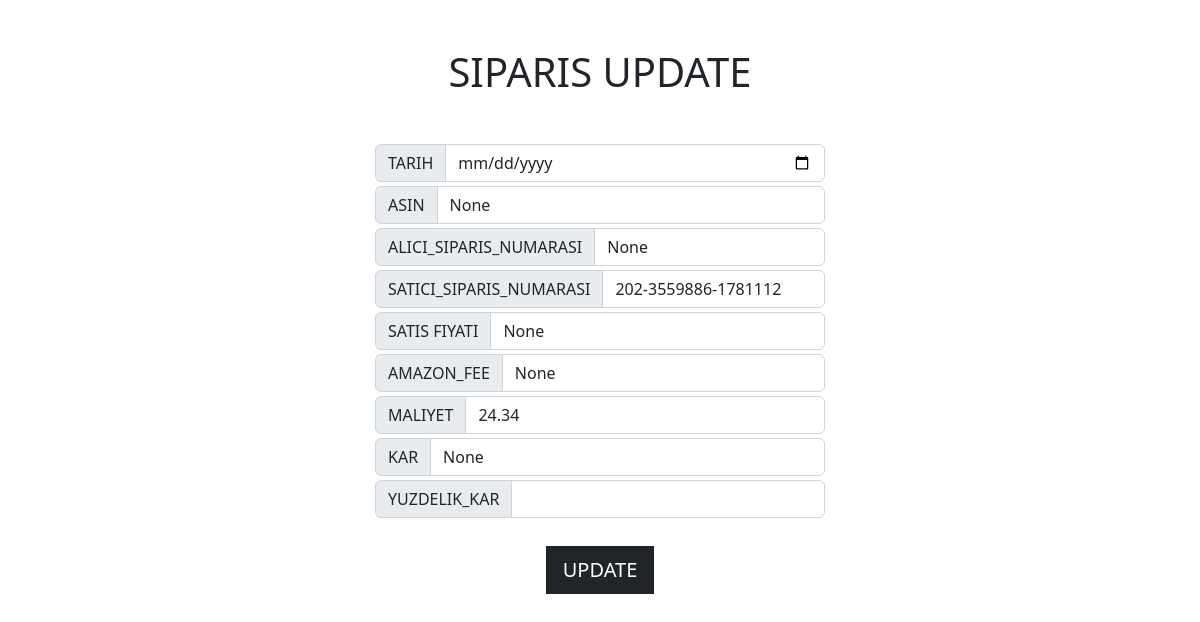
Before: /muhasebe/3 with the older database file.
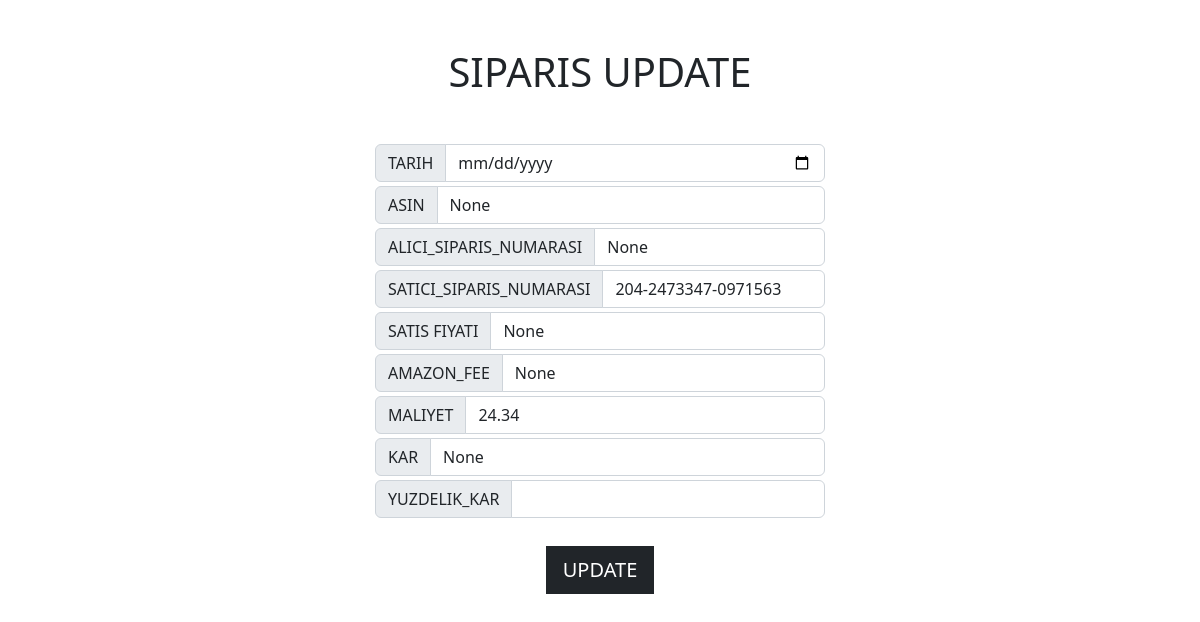
After: the same page with the newer database file.
### main/models.py (models this page shows, shortened)
class Data(models.Model):
    uuid = models.UUIDField( unique=True, editable=False , null=True , blank = True)
    KULLANICI = models.ForeignKey(User , blank=True , null=True , on_delete = models.CASCADE)
    TARIH = models.DateField(null=True , blank=True)
    ASIN = models.CharField(max_length=100 , null=True ,  blank=True)
    ALICI_SIPARIS_NUMARASI = models.CharField(max_length=100 , null=True,  blank=True)
    SATICI_SIPARIS_NUMARASI = models.CharField(max_length=100,null=True, blank=True)
    SATIS_FIYATI = models.FloatField(blank=True , null=True)
    AMAZON_FEE = models.FloatField(blank=True ,null=True)
    MALIYET = models.FloatField(blank=True , null=True)
    DEPO_MALIYET = models.FloatField(blank=True , null=True)
    KAR = models.FloatField(blank=True , null=True)
    YUZDELIK_KAR = models.FloatField(blank=True , null=True)

### main/views.py (the view)
# urls.py: path("muhasebe/<int:id>" , muhasebe_update),
def muhasebe_update(request , id):
    siparis = Data.objects.get(id=id)
    '''
    TODO
    FORM UPDATE VIEWS
    '''
    data = {
        'siparis' : siparis
    }
    return render(request , 'muhasebe_update.html' , data)

### main/templates/muhasebe_update.html (shortened to what this page needs)
<!DOCTYPE html>
<html lang="en">
<head>
    <link href="https://cdn.jsdelivr.net/npm/bootstrap@5.2.3/dist/css/bootstrap.min.css" rel="stylesheet">
</head>
<body>
    <h1 class="my-5 text-center">SIPARIS UPDATE</h1>
    <form class='w-75 mx-auto 'action="" method="post">{%csrf_token%}
        <div class="input-group w-50 mx-auto my-1">
            <span class="input-group-text">TARIH</span>
            <input type="date" id="DATE" value="{{ siparis.TARIH|date:'Y-m-d'}}" class="form-control">
          </div>
        <div class="input-group w-50 mx-auto my-1">
            <span class="input-group-text">ASIN</span>
            <input type="text" id="ASIN" value="{{siparis.ASIN}}" class="form-control">
          </div>
        <div class="input-group w-50 mx-auto my-1">
            <span class="input-group-text">ALICI_SIPARIS_NUMARASI</span>
            <input type="text" id="ALICI_SP" value="{{siparis.ALICI_SIPARIS_NUMARASI}}" class="form-control">
          </div>
        <div class="input-group w-50 mx-auto my-1">
            <span class="input-group-text">SATICI_SIPARIS_NUMARASI</span>
            <input type="text" id="SATICI_SP" value="{{siparis.SATICI_SIPARIS_NUMARASI}}" class="form-control">
          </div>
        <div class="input-group w-50 mx-auto my-1">
            <span class="input-group-text">SATIS FIYATI</span>
            <input type="text" id="SATIS_FIYATI" value="{{siparis.SATIS_FIYATI}}" class="form-control">
          </div>
        <div class="input-group w-50 mx-auto my-1">
            <span class="input-group-text">AMAZON_FEE</span>
            <input type="text" id="AMAZON_FEE" value="{{siparis.AMAZON_FEE}}" class="form-control">
          </div>
        <div class="input-group w-50 mx-auto my-1">
            <span class="input-group-text">MALIYET</span>
            <input type="text" id="MALIYET" value="{{siparis.MALIYET}}" class="form-control">
          </div>
        <div class="input-group w-50 mx-auto my-1">
            <span class="input-group-text">KAR</span>
            <input type="text" id="KAR" value="{{siparis.KAR}}" class="form-control">
          </div>
        <div class="input-group w-50 mx-auto my-1">
            <span class="input-group-text">YUZDELIK_KAR</span>
            <input type="text" value="{{siparis.YUZDELIK}}" class="form-control" readonly>
          </div>
          <center><button type="submit" class="btn btn-lg btn-dark rounded-0 my-4">UPDATE</button></center>
    </form>
</body>
</html>

Changed rows visible on the page:
changed Data "None": SATICI_SIPARIS_NUMARASI "202-3559886-1781112" → "204-2473347-0971563"
